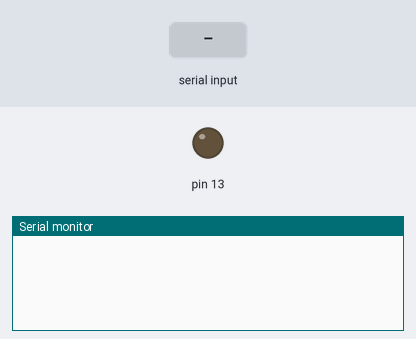
This program was run on a simulated Arduino Nano, built with avr-gcc and run on an emulated ATmega328P. Shown: output pins drawn as LEDs (lit = HIGH), the last lines printed to the serial monitor. The inputs (shaded band) are chosen by the test bench.

Above: at 1.2 s.
1.3 s: byte 30 received over Serial
At 1.9 s:
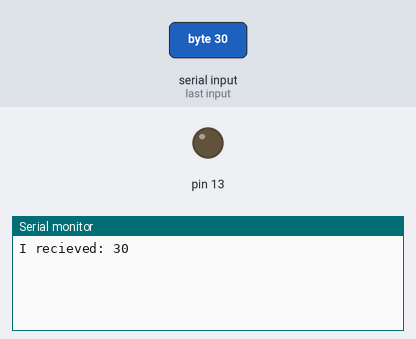
At 3.3 s:
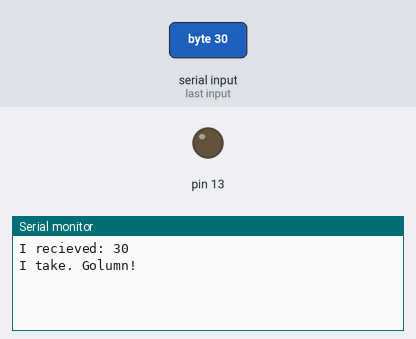

Measured:
- after the input at 1.3 s, the serial monitor: prints a new line at once (image 1)

The program:

main.cpp
```cpp
#include <Arduino.h>
#include <fifo.h>
#include <digital_out.h>
#include <stdint.h>

Fifo buffer;                // The buffer class.
Digital_out LED(5);         // Class for output, used for the onboard LED.
uint32_t old_time = 0;      // For using millis
const int take_time = 1000; // time in ms.
int command = 0;            // variable for the serial input.

void setup()
{
  // put your setup code here, to run once:
  Serial.begin(9600);
  LED.init();
}

void loop()
{

  if (Serial.available())
  {
    command = Serial.read();

    Serial.print("I recieved: ");
    Serial.println(command, DEC);
    buffer.put(command);
  }
  if (buffer.is_full())
  {
    LED.set_hi();
    Serial.println("I'm full");
  }
  else
    LED.set_lo();

  if ((millis() - old_time) >= 1000)
  {
    if (!(buffer.is_empty()))
    {
      buffer.get();
      Serial.println("I take. Golumn!");
    }
    old_time = millis();
  }
}
```

digital_out.h
```cpp
#include <stdint.h>

class Digital_out
{
public:
    Digital_out(int pin);

    void init();
    void set_hi();
    void set_lo();
    void toggle();

private:
    uint8_t pinMask;

};
```

fifo.h
```cpp
#ifndef FIFO_H
#define FIFO_H

const int FIFO_SIZE = 5;

class Fifo
{
public:
    Fifo();
    int get();
    void put(int item);
    bool is_empty();
    bool is_full();
    void reset();
private:
    int buffer[FIFO_SIZE];
    int *pBegin = buffer;
    int *pCurrent_take = &buffer[0] - 1;
    // add variables pointing to the front and back of the buffer
};

#endif // FIFO_H
```

digital_out.cpp
```cpp
#include "digital_out.h"
#include <avr/io.h>

Digital_out::Digital_out(int pin){
    pinMask = (1<<pin);
}

void Digital_out::init(){
    DDRB |= pinMask;
}

void Digital_out::set_hi(){
    PORTB |= pinMask;
}

void Digital_out::set_lo(){
    PORTB &= ~(pinMask);
}

void Digital_out::toggle(){
    PORTB = PORTB ^ pinMask;
}
```

fifo.cpp
```cpp
#include "fifo.h"

Fifo::Fifo()
{
}

int Fifo::get()
{
    if (is_empty())
    {
        return 0; // Error, should not be requested
    }
    else
    {
        pCurrent_take -= 1;
        return *(pCurrent_take + 1);
    }
}

void Fifo::put(int item)
{
    if (is_full()) // if the buffer if full, *current_take must be interpreted as one lower to move up with the whole queue
    {
        pCurrent_take -= 1;
    }

    for (int k = 0; pBegin <= (pCurrent_take - k); k++)
    {
        *(pCurrent_take + 1 - k) = *(pCurrent_take - k); //Every item is shifted to the right
    }
    *pBegin = item; // The new value is placed at the front
    pCurrent_take += 1;   //One is added to the pointer value
}

bool Fifo::is_empty()
{
    if (pCurrent_take == (pBegin - 1))
    {
        return true;
    }
    else
    {
        return false;
    }
}

bool Fifo::is_full()
{
    if (pCurrent_take == (pBegin + FIFO_SIZE - 1))
    {
        return true;
    }
    else
    {
        return false;
    }
}

void Fifo::reset()
{
    pCurrent_take = pBegin - 1;
}
```
